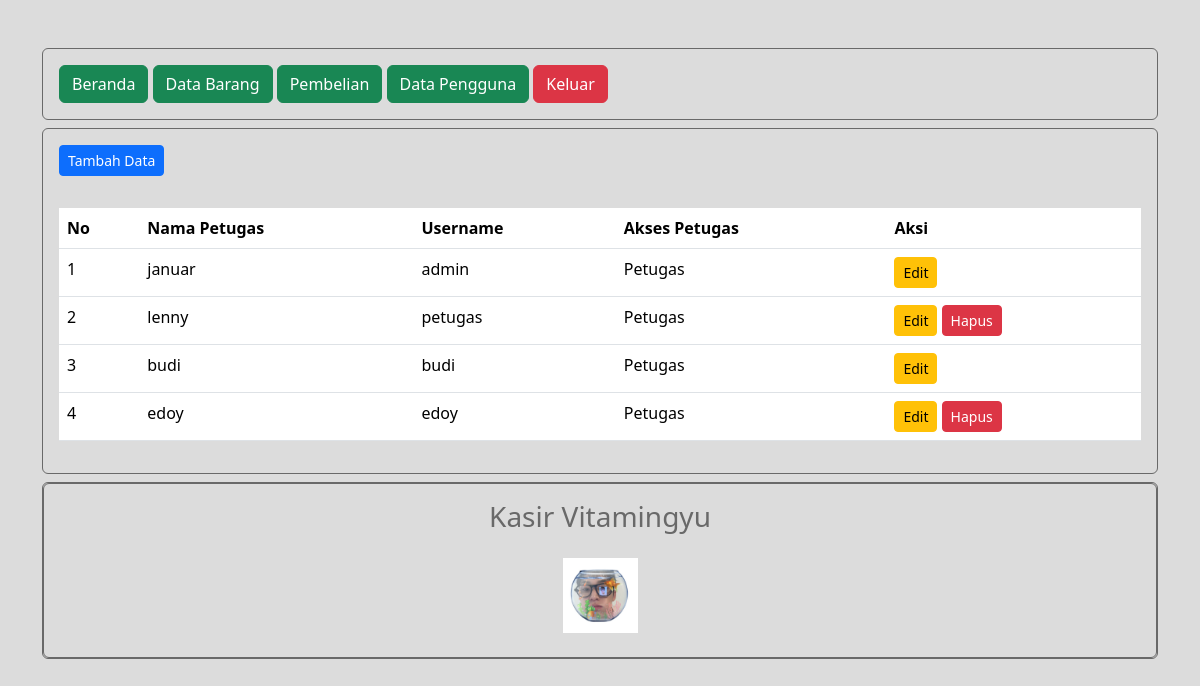
/kasir_alvini/administrator/data_pengguna.php (signed in), run on the app's committed database.
### tables this page shows
CREATE TABLE `petugas` (
  `id_petugas` int(11) NOT NULL,
  `nama_petugas` varchar(255) NOT NULL,
  `username` text NOT NULL,
  `password` text NOT NULL,
  `level` enum('admin','petugas','','') NOT NULL
);

### kasir_alvini/administrator/data_pengguna.php (the view, shortened to what this page needs)
<?php
include "header.php";
include "navbar.php";
?>
<div class="card mt-2">
	<div class="card-body">
		<button type="button" class="btn btn-primary btn-sm" data-bs-toggle="modal" data-bs-target="#tambah-data">
			Tambah Data
		</button>
	</div>
	<div class="card-body">
		<table class="table">
			<thead>
				<tr>
					<th>No</th>
					<th>Nama Petugas</th>
					<th>Username</th>
					<th>Akses Petugas</th>
					<th>Aksi</th>
				</tr>
			</thead>
			<tbody>
				<?php
				include '../koneksi.php';
				$no = 1;
				$data = mysqli_query($koneksi,"select * from petugas");
				while($d = mysqli_fetch_array($data)){
					?>
					<tr>
						<td><?php echo $no++; ?></td>
						<td><?php echo $d['nama_petugas']; ?></td>
						<td><?php echo $d['username']; ?></td>
						<td>
							<?php
							if ($d['level'] == '1') { ?>
								Administrator
							<?php } else { ?>
								Petugas
							<?php } ?>
						</td>
						<td>
							<button type="button" class="btn btn-warning btn-sm" data-bs-toggle="modal" data-bs-target="#edit-data<?php echo $d['id_petugas']; ?>">
								Edit
							</button>
							<?php
							if ($d['level'] == $_SESSION['level']) { ?>
							<?php } else { ?>
								<button type="button" class="btn btn-danger btn-sm" data-bs-toggle="modal" data-bs-target="#hapus-data<?php echo $d['id_petugas']; ?>">
									Hapus
								</button>
							<?php } ?>
						</td>
					</tr>
				<?php } ?>
			</tbody>
		</table>
	</div>
</div>
<?php
include "footer.php";
?>

### kasir_alvini/administrator/data_pengguna.php (style rules this page uses)
.card { background-color: #dcdcdc; border: 1px solid #696969; }
.card-body { color: #696969; }
body { background-color: #dcdcdc; }

### data on the page
petugas: nama_petugas "januar", username "admin", level "Petugas"
petugas: nama_petugas "lenny", username "petugas", level "Petugas"
petugas: nama_petugas "budi", username "budi", level "Petugas"
petugas: nama_petugas "edoy", username "edoy", level "Petugas"
